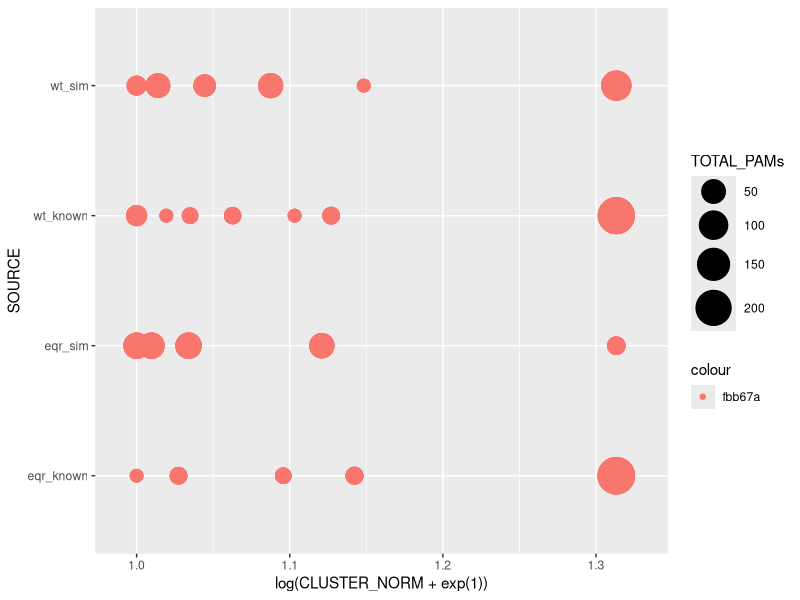

This figure's R source:
# Visualize the PAM selectivity data from PyRosetta molecular dynamics and
# Kleinstiver et al. (2015) experiments by plotting the cluster centroids of
# the normalized selectivity scores
#
# This is the graphic used on the poster- it is agreed to be somewhat unclear
# and was replaced in the presentation and on the wiki
library(ggplot2)    # lib for plotting

# The CSV contains 11 columns, including 'SOURCE', either known (from
# Kleinstiver et al.) or simulated and either 'wt' (NGG-binding) or 'eqr'
# (NGAG-binding); CLUSTER_NORM, the normalized score of the cluster centroid;
# and TOTAL_PAMS, the number of 4-nucleotide PAM sequences in the cluster.
clusters <- read.csv("./normalized_PAM_selectivity_clusters.csv")

clusters.graph <-
  ggplot(clusters, aes(log(CLUSTER_NORM + exp(1)), SOURCE)) +
  geom_point(aes(size=TOTAL_PAMs, colour="fbb67a")) +
  scale_x_continuous(limits=c(0.99, 1.33)) + 
  scale_size(range = c(4, 12)) 

ggsave(file="PAM_selectivity_clusters.svg", clusters.graph, width=7, height=3, bg="transparent")